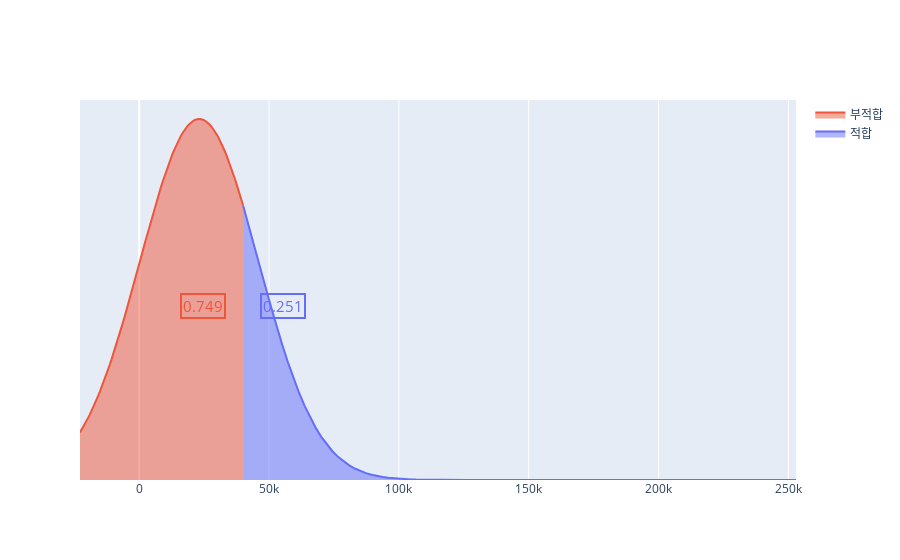

This figure's notebook cell:
### Code cell
density_pro, density_pro_negative = cal_norm(df_density['인구밀도(km^2)'].mean(),
                                             df_density['인구밀도(km^2)'].std(),
                                             df_density['인구밀도(km^2)'].min(),
                                             df_density['인구밀도(km^2)'].max(),
                                             density_standard,
                                             False)
